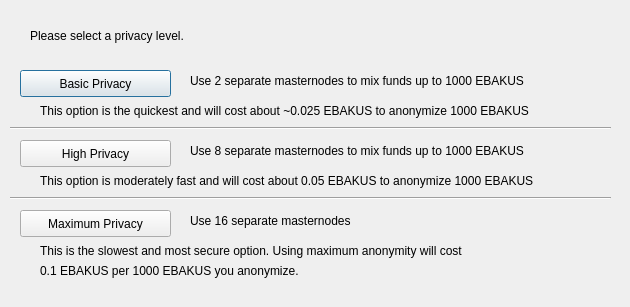
<?xml version="1.0" encoding="UTF-8"?>
<ui version="4.0">
 <class>DarksendConfig</class>
 <widget class="QDialog" name="DarksendConfig">
  <property name="geometry">
   <rect>
    <x>0</x>
    <y>0</y>
    <width>630</width>
    <height>307</height>
   </rect>
  </property>
  <property name="windowTitle">
   <string>Configure PrivateSend</string>
  </property>
  <widget class="QPushButton" name="buttonBasic">
   <property name="geometry">
    <rect>
     <x>20</x>
     <y>70</y>
     <width>151</width>
     <height>27</height>
    </rect>
   </property>
   <property name="text">
    <string>Basic Privacy</string>
   </property>
  </widget>
  <widget class="QPushButton" name="buttonHigh">
   <property name="geometry">
    <rect>
     <x>20</x>
     <y>140</y>
     <width>151</width>
     <height>27</height>
    </rect>
   </property>
   <property name="text">
    <string>High Privacy</string>
   </property>
  </widget>
  <widget class="QPushButton" name="buttonMax">
   <property name="geometry">
    <rect>
     <x>20</x>
     <y>210</y>
     <width>151</width>
     <height>27</height>
    </rect>
   </property>
   <property name="text">
    <string>Maximum Privacy</string>
   </property>
  </widget>
  <widget class="QLabel" name="label">
   <property name="geometry">
    <rect>
     <x>30</x>
     <y>20</y>
     <width>571</width>
     <height>31</height>
    </rect>
   </property>
   <property name="text">
    <string>Please select a privacy level.</string>
   </property>
  </widget>
  <widget class="QLabel" name="label_2">
   <property name="geometry">
    <rect>
     <x>190</x>
     <y>70</y>
     <width>421</width>
     <height>21</height>
    </rect>
   </property>
   <property name="text">
    <string>Use 2 separate masternodes to mix funds up to 1000 EBAKUS</string>
   </property>
  </widget>
  <widget class="QLabel" name="label_3">
   <property name="geometry">
    <rect>
     <x>190</x>
     <y>140</y>
     <width>411</width>
     <height>21</height>
    </rect>
   </property>
   <property name="text">
    <string>Use 8 separate masternodes to mix funds up to 1000 EBAKUS</string>
   </property>
  </widget>
  <widget class="QLabel" name="label_4">
   <property name="geometry">
    <rect>
     <x>190</x>
     <y>210</y>
     <width>421</width>
     <height>21</height>
    </rect>
   </property>
   <property name="text">
    <string>Use 16 separate masternodes</string>
   </property>
  </widget>
  <widget class="QLabel" name="label_6">
   <property name="geometry">
    <rect>
     <x>40</x>
     <y>100</y>
     <width>561</width>
     <height>21</height>
    </rect>
   </property>
   <property name="text">
    <string>This option is the quickest and will cost about ~0.025 EBAKUS to anonymize 1000 EBAKUS</string>
   </property>
  </widget>
  <widget class="QLabel" name="label_7">
   <property name="geometry">
    <rect>
     <x>40</x>
     <y>170</y>
     <width>561</width>
     <height>21</height>
    </rect>
   </property>
   <property name="text">
    <string>This option is moderately fast and will cost about 0.05 EBAKUS to anonymize 1000 EBAKUS</string>
   </property>
  </widget>
  <widget class="QLabel" name="label_8">
   <property name="geometry">
    <rect>
     <x>40</x>
     <y>240</y>
     <width>561</width>
     <height>21</height>
    </rect>
   </property>
   <property name="text">
    <string>This is the slowest and most secure option. Using maximum anonymity will cost</string>
   </property>
  </widget>
  <widget class="QLabel" name="label_9">
   <property name="geometry">
    <rect>
     <x>40</x>
     <y>260</y>
     <width>561</width>
     <height>21</height>
    </rect>
   </property>
   <property name="text">
    <string>0.1 EBAKUS per 1000 EBAKUS you anonymize.</string>
   </property>
  </widget>
  <widget class="Line" name="line">
   <property name="geometry">
    <rect>
     <x>10</x>
     <y>120</y>
     <width>601</width>
     <height>16</height>
    </rect>
   </property>
   <property name="orientation">
    <enum>Qt::Horizontal</enum>
   </property>
  </widget>
  <widget class="Line" name="line_2">
   <property name="geometry">
    <rect>
     <x>10</x>
     <y>190</y>
     <width>601</width>
     <height>16</height>
    </rect>
   </property>
   <property name="orientation">
    <enum>Qt::Horizontal</enum>
   </property>
  </widget>
 </widget>
 <resources/>
 <connections/>
</ui>
